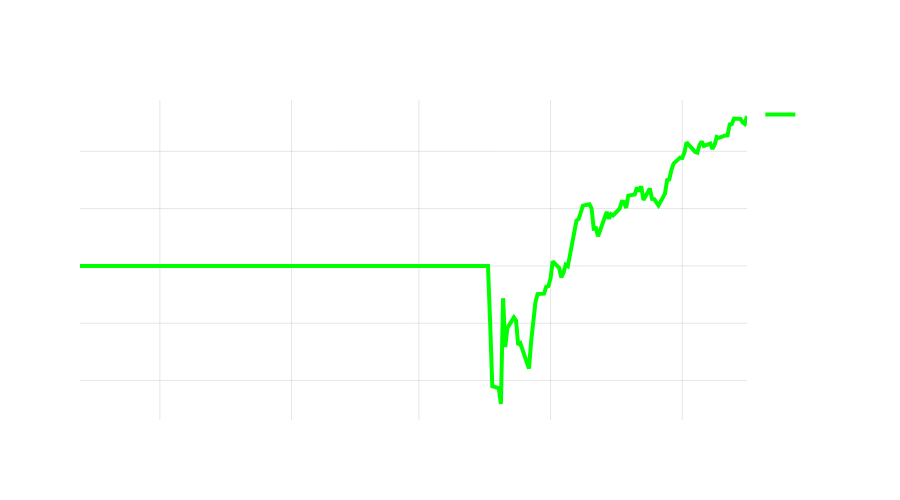

The notebook cell saved with this chart:
### Markdown cell above
** Lump Sum Strategy:**

### Code cell
# Set VIX threshold for investment
VIX_THRESHOLD = 30

# Create portfolio value series
portfolio = pd.Series(index=df.index, dtype=float)
portfolio.iloc[0] = 100000  # Initial $100k investment

# Find first entry point where VIX crosses threshold
entry_point = df[df['VIX'] >= VIX_THRESHOLD].index[0]

# Calculate returns after entry
spy_returns = df['SPY'].pct_change().astype(float)  # Explicitly cast to float
portfolio_returns = pd.Series(0.0, index=df.index)  # Initialize with float
portfolio_returns.loc[entry_point:] = spy_returns.loc[entry_point:]  # Use .loc for assignment

# Calculate cumulative portfolio value
portfolio = (1 + portfolio_returns).cumprod() * 100000

# Plot portfolio value
fig = go.Figure()
fig.add_trace(
    go.Scatter(x=df['Date'], y=portfolio,
               name='Portfolio Value',
               line=dict(color='#00FF00', width=4))
)

# Update layout
fig.update_layout(
    showlegend=True,
    height=500,
    title_text=f'Portfolio Value (Entry at VIX > {VIX_THRESHOLD})',
    title_x=0.5,
    title_font_size=20,
    plot_bgcolor='rgba(0,0,0,0)',
    paper_bgcolor='rgba(0,0,0,0)',
    font=dict(color='white')
)

# Update axes
fig.update_xaxes(showgrid=True, gridwidth=1, gridcolor='rgba(128,128,128,0.2)',
                 zeroline=True, zerolinewidth=1, zerolinecolor='rgba(128,128,128,0.5)',
                 title_text='Date')
fig.update_yaxes(showgrid=True, gridwidth=1, gridcolor='rgba(128,128,128,0.2)',
                 zeroline=True, zerolinewidth=1, zerolinecolor='rgba(128,128,128,0.5)',
                 title_text='Portfolio Value ($)')

fig.show()

### Figure 1 — Plotly figure (JSON) as saved in the notebook; plotly's stock layout.template omitted (floating-point values rounded to 4 significant figures; data arrays with more than 128 entries replaced by an {"elided": "..."} marker saying what was removed)
{"data": [{"line": {"color": "#00FF00", "width": 4}, "name": "Portfolio Value", "type": "scatter", "x": {"elided": "212 str values"}, "y": {"elided": "212 float values"}}], "layout": {"font": {"color": "white"}, "height": 500, "paper_bgcolor": "rgba(0,0,0,0)", "plot_bgcolor": "rgba(0,0,0,0)", "showlegend": true, "title": {"font": {"size": 20}, "text": "Portfolio Value (Entry at VIX > 30)", "x": 0.5}, "xaxis": {"gridcolor": "rgba(128,128,128,0.2)", "gridwidth": 1, "showgrid": true, "title": {"text": "Date"}, "zeroline": true, "zerolinecolor": "rgba(128,128,128,0.5)", "zerolinewidth": 1}, "yaxis": {"gridcolor": "rgba(128,128,128,0.2)", "gridwidth": 1, "showgrid": true, "title": {"text": "Portfolio Value ($)"}, "zeroline": true, "zerolinecolor": "rgba(128,128,128,0.5)", "zerolinewidth": 1}}}
